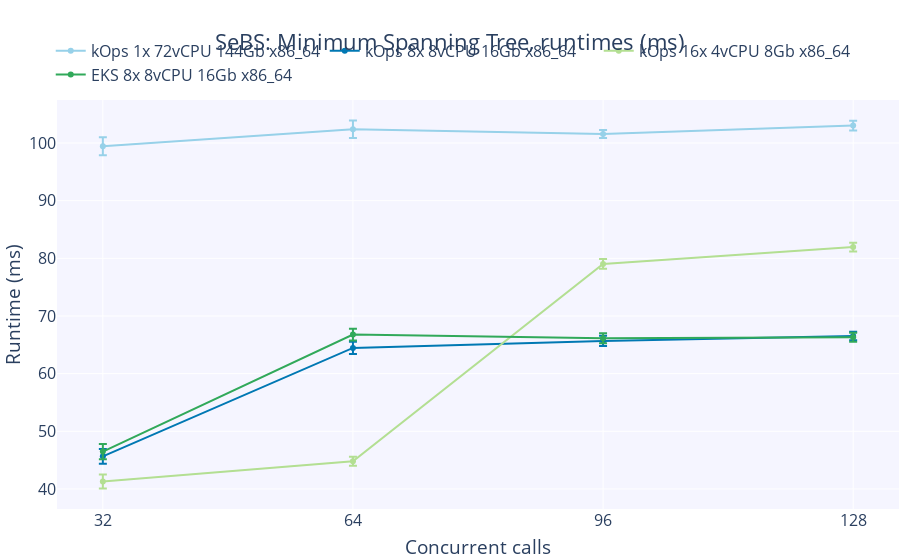

Write notebook code for a chart like this one.
### Code cell
fig = create_figure('SeBS: Minimum Spanning Tree, runtimes (ms)', 'Concurrent calls', 'Runtime (ms)', concurrent_calls)

for i, k in enumerate(clusters):
    fig.add_trace(
        go.Scatter(
            x = concurrent_calls,
            y = [sebs_df[k]['mst'][c]['runtime'].mean() for c in concurrent_calls],
            error_y=dict(
                type='data',
                symmetric=True,
                array=[sebs_df[k]['mst'][c]['runtime'].sem() for c in concurrent_calls]
            ),
            name = k,
            marker_color=colorPallet[i]
        )
    )

fig.show()

# Save graph
write_image(fig, 'sebs_mst_runtime_scatter.png')

### Figure 1 — Plotly figure (JSON) as saved in the notebook; plotly's stock layout.template omitted (floating-point values rounded to 4 significant figures)
{"data": [{"error_y": {"array": [1.546, 1.516, 0.6986, 0.8431], "symmetric": true, "type": "data"}, "marker": {"color": "rgba(151, 209, 233, 255)"}, "name": "kOps 1x 72vCPU 144Gb x86_64", "type": "scatter", "x": [32, 64, 96, 128], "y": [99.45, 102.4, 101.6, 103.0]}, {"error_y": {"array": [1.29, 1.049, 0.885, 0.7402], "symmetric": true, "type": "data"}, "marker": {"color": "rgba(0, 120, 179, 255)"}, "name": "kOps 8x 8vCPU 16Gb x86_64", "type": "scatter", "x": [32, 64, 96, 128], "y": [45.65, 64.47, 65.67, 66.52]}, {"error_y": {"array": [1.215, 0.7796, 0.8499, 0.7551], "symmetric": true, "type": "data"}, "marker": {"color": "rgba(179, 223, 146, 255)"}, "name": "kOps 16x 4vCPU 8Gb x86_64", "type": "scatter", "x": [32, 64, 96, 128], "y": [41.28, 44.8, 79.04, 81.95]}, {"error_y": {"array": [1.304, 1.015, 0.8698, 0.7638], "symmetric": true, "type": "data"}, "marker": {"color": "rgba(49, 169, 90, 255)"}, "name": "EKS 8x 8vCPU 16Gb x86_64", "type": "scatter", "x": [32, 64, 96, 128], "y": [46.47, 66.78, 66.13, 66.32]}], "layout": {"autosize": true, "font": {"size": 16}, "legend": {"orientation": "h", "x": 0.47, "xanchor": "center", "y": 1.02, "yanchor": "bottom"}, "margin": {"autoexpand": true, "b": 1, "l": 1, "r": 1}, "plot_bgcolor": "rgba(245,245,255,255)", "title": {"text": "SeBS: Minimum Spanning Tree, runtimes (ms)", "x": 0.5, "xanchor": "center"}, "xaxis": {"autorange": true, "range": [26.26, 133.7], "tickmode": "array", "tickvals": [32, 64, 96, 128], "title": {"text": "Concurrent calls"}, "type": "linear"}, "yaxis": {"autorange": true, "range": [36.43, 107.9], "title": {"text": "Runtime (ms)"}, "type": "linear"}}}
